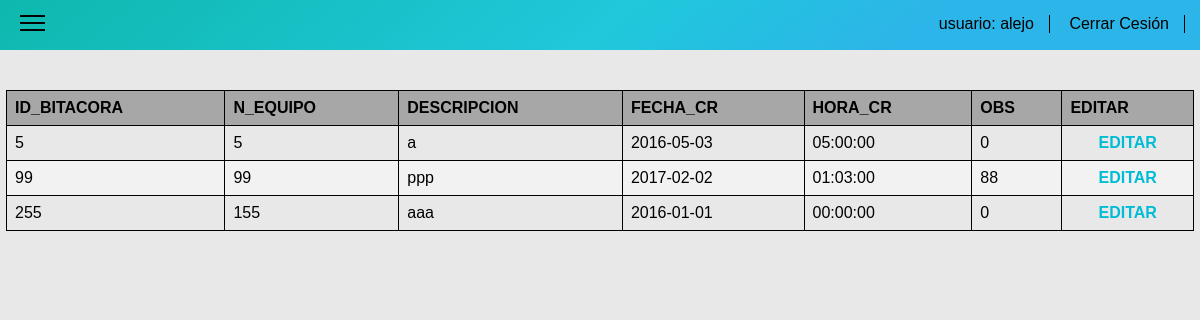
The app's page /index/Bitacora_actualizar.php (signed in) with its own data.
### tables this page shows
CREATE TABLE IF NOT EXISTS `bitacora` (
`ID_BITACORA` int(11) NOT NULL,
  `N_EQUIPO` int(11) NOT NULL,
  `DESCRIPCION` varchar(250) DEFAULT NULL,
  `FECHA_CR` date DEFAULT NULL,
  `HORA_CR` time DEFAULT NULL,
  `OBS` int(200) NOT NULL
);

### index/Bitacora_actualizar.php (the view, shortened to what this page needs)
<!DOCTYPE html>
<html>
<head>
  <link rel="stylesheet" type="text/css" href="../css/normalize.css">
  <link rel="stylesheet" type="text/css" href="../css/index.css">
</head>
<body>
<?php
$nom=$_SESSION['usuario'];
?>
<nav class="menu">
<ul class="ul-top">
    <li class="menu-ham" onclick="myFunction()">
      <div  class="menu-top"></div>
      <div></div>
      <div class="menu-bottom"></div>
    </li>
    <li class="li-top">
      <span class="usu"><a href="index.php">usuario: <?php echo "$nom" ?></a></span>
    </li>
    <li class="li-top" id="li-top">
      <span class=""><a href="../desconectar.php">Cerrar Cesión</a></span>
    </li>
  </ul>
</nav>
<div class="contenedor" id="contenedor">
<div class="con-table">
<?php
require("../conectar.php");
$datos = $conexion->query("SELECT * FROM bitacora");
?>
<table>
  <thead>
  <th>ID_BITACORA</th><th>N_EQUIPO</th><th>DESCRIPCION</th>
  <th>FECHA_CR</th><th>HORA_CR</th><th>OBS</th><th>EDITAR</th>
  </thead>
  <tbody>
    <?php while($user = mysqli_fetch_array($datos)){ ?>
      <tr>
        <td><?php echo $user['ID_BITACORA']; ?></td>
        <td><?php echo $user['N_EQUIPO']; ?></td>
        <td><?php echo $user['DESCRIPCION']; ?></td>
        <td><?php echo $user['FECHA_CR']; ?></td>
        <td><?php echo $user['HORA_CR']; ?></td>
        <td><?php echo $user['OBS']; ?></td>
        <td class="editar_campo">
          <a href="editar/editar-bitacora.php?ID_BITACORA=<?php echo $user['ID_BITACORA']; ?>"
            onclick="return confirm('desea editar este campo')">EDITAR</a>
        </td>
      </tr>
    <?php } ?>
  </tbody>
</table>
</div>
</div>
</body>
</html>

### css/index.css (style rules this page uses)
.menu { position: absolute; width: 100%; background:linear-gradient(141deg, #0fb8ad 0%, #1fc8db 51%, #2cb5e8 75%); height: 50px; z-index: 1; }
.ul-top { list-style-type: none; margin: 0; padding: 0; text-align: right; }
.li-top { display: inline-block; margin-right: 15px; height: 50px; }
.li-top span { display: inline-block; margin-top: 15px; border-right: 1px solid; padding-right: 10px; }
.li-top span a { text-decoration: none; color: black ; margin-right: 5px; }
.menu-ham { position: absolute; margin-left: 20px; width: 25px; margin-top: 10px; cursor:pointer; }
.menu-ham div { display: block; background-color: black; width: 25px; height: 2px; margin-top: 5px; }
.contenedor { width: 100%; height: 100%; background-color: #E8E8E8; position: absolute; transition: all 0.5s ease-out; -webkit-transition: all 0.5s ease-out; -moz-transition: all 0.5s ease-out; overflow-y: scroll; }
.con-table { overflow-x:auto; margin-top: 90px }
table { border-collapse: collapse; width: 99%; margin-left: 6px; }
table, td, th { border: 1px solid black; text-align: left; }
th { background-color: rgba(68, 68, 68, 0.4); }
th, td { text-align: left; padding: 8px; }
tr:nth-child(even) { background-color: #f2f2f2 }
table a { text-decoration: none; color: #00BCD4; font-weight: bold; }
.eliminar_campo,.editar_campo { text-align: center }

### records on screen
bitacora: ID_BITACORA "5", N_EQUIPO "5", DESCRIPCION "a", FECHA_CR "2016-05-03", HORA_CR "05:00:00", OBS "0"
bitacora: ID_BITACORA "99", N_EQUIPO "99", DESCRIPCION "ppp", FECHA_CR "2017-02-02", HORA_CR "01:03:00", OBS "88"
bitacora: ID_BITACORA "255", N_EQUIPO "155", DESCRIPCION "aaa", FECHA_CR "2016-01-01", HORA_CR "00:00:00", OBS "0"

### other values on screen
$nom "alejo"
